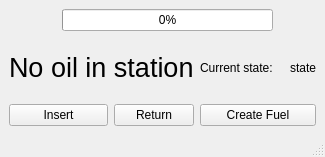
<?xml version="1.0" encoding="UTF-8"?>
<ui version="4.0">
 <class>MainWindow</class>
 <widget class="QMainWindow" name="MainWindow">
  <property name="enabled">
   <bool>true</bool>
  </property>
  <property name="geometry">
   <rect>
    <x>0</x>
    <y>0</y>
    <width>325</width>
    <height>157</height>
   </rect>
  </property>
  <property name="windowTitle">
   <string>MainWindow</string>
  </property>
  <widget class="QWidget" name="centralwidget">
   <layout class="QGridLayout" name="gridLayout">
    <item row="4" column="2" colspan="2">
     <widget class="QPushButton" name="Insert_button">
      <property name="text">
       <string>Insert</string>
      </property>
     </widget>
    </item>
    <item row="2" column="2" colspan="3">
     <widget class="QLabel" name="State_label">
      <property name="font">
       <font>
        <pointsize>20</pointsize>
       </font>
      </property>
      <property name="text">
       <string>No oil in station</string>
      </property>
     </widget>
    </item>
    <item row="4" column="4">
     <widget class="QPushButton" name="Return_button">
      <property name="text">
       <string>Return</string>
      </property>
     </widget>
    </item>
    <item row="2" column="7">
     <widget class="QLabel" name="CurrentState_label">
      <property name="text">
       <string>state</string>
      </property>
     </widget>
    </item>
    <item row="2" column="5">
     <widget class="QLabel" name="label">
      <property name="text">
       <string>Current state:</string>
      </property>
     </widget>
    </item>
    <item row="1" column="3" colspan="3">
     <widget class="QProgressBar" name="progressBar">
      <property name="minimum">
       <number>1</number>
      </property>
      <property name="value">
       <number>1</number>
      </property>
     </widget>
    </item>
    <item row="4" column="5" colspan="3">
     <widget class="QPushButton" name="CreateFuel_button">
      <property name="text">
       <string>Create Fuel</string>
      </property>
     </widget>
    </item>
   </layout>
  </widget>
  <widget class="QMenuBar" name="menubar">
   <property name="geometry">
    <rect>
     <x>0</x>
     <y>0</y>
     <width>325</width>
     <height>21</height>
    </rect>
   </property>
  </widget>
  <widget class="QStatusBar" name="statusbar"/>
 </widget>
 <resources/>
 <connections/>
</ui>
